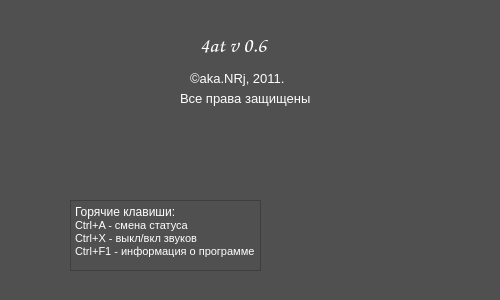
<?xml version="1.0" encoding="UTF-8"?>
<ui version="4.0">
 <class>AboutDialog</class>
 <widget class="QDialog" name="AboutDialog">
  <property name="geometry">
   <rect>
    <x>0</x>
    <y>0</y>
    <width>500</width>
    <height>300</height>
   </rect>
  </property>
  <property name="windowTitle">
   <string>О программе...</string>
  </property>
  <property name="windowIcon">
   <iconset resource="src.qrc">
    <normaloff>:/new/icons/src/icon_ichat.png</normaloff>:/new/icons/src/icon_ichat.png</iconset>
  </property>
  <property name="windowOpacity">
   <double>0.975000000000000</double>
  </property>
  <widget class="QLabel" name="label">
   <property name="geometry">
    <rect>
     <x>200</x>
     <y>30</y>
     <width>91</width>
     <height>31</height>
    </rect>
   </property>
   <property name="palette">
    <palette>
     <active>
      <colorrole role="WindowText">
       <brush brushstyle="SolidPattern">
        <color alpha="255">
         <red>255</red>
         <green>255</green>
         <blue>255</blue>
        </color>
       </brush>
      </colorrole>
      <colorrole role="Text">
       <brush brushstyle="SolidPattern">
        <color alpha="255">
         <red>255</red>
         <green>255</green>
         <blue>255</blue>
        </color>
       </brush>
      </colorrole>
      <colorrole role="ButtonText">
       <brush brushstyle="SolidPattern">
        <color alpha="255">
         <red>255</red>
         <green>255</green>
         <blue>255</blue>
        </color>
       </brush>
      </colorrole>
     </active>
     <inactive>
      <colorrole role="WindowText">
       <brush brushstyle="SolidPattern">
        <color alpha="255">
         <red>255</red>
         <green>255</green>
         <blue>255</blue>
        </color>
       </brush>
      </colorrole>
      <colorrole role="Text">
       <brush brushstyle="SolidPattern">
        <color alpha="255">
         <red>255</red>
         <green>255</green>
         <blue>255</blue>
        </color>
       </brush>
      </colorrole>
      <colorrole role="ButtonText">
       <brush brushstyle="SolidPattern">
        <color alpha="255">
         <red>255</red>
         <green>255</green>
         <blue>255</blue>
        </color>
       </brush>
      </colorrole>
     </inactive>
     <disabled>
      <colorrole role="WindowText">
       <brush brushstyle="SolidPattern">
        <color alpha="255">
         <red>120</red>
         <green>120</green>
         <blue>120</blue>
        </color>
       </brush>
      </colorrole>
      <colorrole role="Text">
       <brush brushstyle="SolidPattern">
        <color alpha="255">
         <red>120</red>
         <green>120</green>
         <blue>120</blue>
        </color>
       </brush>
      </colorrole>
      <colorrole role="ButtonText">
       <brush brushstyle="SolidPattern">
        <color alpha="255">
         <red>120</red>
         <green>120</green>
         <blue>120</blue>
        </color>
       </brush>
      </colorrole>
     </disabled>
    </palette>
   </property>
   <property name="font">
    <font>
     <family>Comic Sans MS</family>
     <pointsize>16</pointsize>
    </font>
   </property>
   <property name="text">
    <string>4at v 0.6</string>
   </property>
  </widget>
  <widget class="QLabel" name="label_2">
   <property name="geometry">
    <rect>
     <x>190</x>
     <y>70</y>
     <width>101</width>
     <height>16</height>
    </rect>
   </property>
   <property name="palette">
    <palette>
     <active>
      <colorrole role="WindowText">
       <brush brushstyle="SolidPattern">
        <color alpha="255">
         <red>255</red>
         <green>255</green>
         <blue>255</blue>
        </color>
       </brush>
      </colorrole>
      <colorrole role="Text">
       <brush brushstyle="SolidPattern">
        <color alpha="255">
         <red>255</red>
         <green>255</green>
         <blue>255</blue>
        </color>
       </brush>
      </colorrole>
     </active>
     <inactive>
      <colorrole role="WindowText">
       <brush brushstyle="SolidPattern">
        <color alpha="255">
         <red>255</red>
         <green>255</green>
         <blue>255</blue>
        </color>
       </brush>
      </colorrole>
      <colorrole role="Text">
       <brush brushstyle="SolidPattern">
        <color alpha="255">
         <red>255</red>
         <green>255</green>
         <blue>255</blue>
        </color>
       </brush>
      </colorrole>
     </inactive>
     <disabled>
      <colorrole role="WindowText">
       <brush brushstyle="SolidPattern">
        <color alpha="255">
         <red>120</red>
         <green>120</green>
         <blue>120</blue>
        </color>
       </brush>
      </colorrole>
      <colorrole role="Text">
       <brush brushstyle="SolidPattern">
        <color alpha="255">
         <red>120</red>
         <green>120</green>
         <blue>120</blue>
        </color>
       </brush>
      </colorrole>
     </disabled>
    </palette>
   </property>
   <property name="font">
    <font>
     <pointsize>10</pointsize>
    </font>
   </property>
   <property name="whatsThis">
    <string>Липень Владислав
гр.83492</string>
   </property>
   <property name="text">
    <string>©aka.NRj, 2011.</string>
   </property>
  </widget>
  <widget class="QLabel" name="label_3">
   <property name="geometry">
    <rect>
     <x>180</x>
     <y>90</y>
     <width>131</width>
     <height>16</height>
    </rect>
   </property>
   <property name="palette">
    <palette>
     <active>
      <colorrole role="WindowText">
       <brush brushstyle="SolidPattern">
        <color alpha="255">
         <red>255</red>
         <green>255</green>
         <blue>255</blue>
        </color>
       </brush>
      </colorrole>
      <colorrole role="Text">
       <brush brushstyle="SolidPattern">
        <color alpha="255">
         <red>255</red>
         <green>255</green>
         <blue>255</blue>
        </color>
       </brush>
      </colorrole>
     </active>
     <inactive>
      <colorrole role="WindowText">
       <brush brushstyle="SolidPattern">
        <color alpha="255">
         <red>255</red>
         <green>255</green>
         <blue>255</blue>
        </color>
       </brush>
      </colorrole>
      <colorrole role="Text">
       <brush brushstyle="SolidPattern">
        <color alpha="255">
         <red>255</red>
         <green>255</green>
         <blue>255</blue>
        </color>
       </brush>
      </colorrole>
     </inactive>
     <disabled>
      <colorrole role="WindowText">
       <brush brushstyle="SolidPattern">
        <color alpha="255">
         <red>120</red>
         <green>120</green>
         <blue>120</blue>
        </color>
       </brush>
      </colorrole>
      <colorrole role="Text">
       <brush brushstyle="SolidPattern">
        <color alpha="255">
         <red>120</red>
         <green>120</green>
         <blue>120</blue>
        </color>
       </brush>
      </colorrole>
     </disabled>
    </palette>
   </property>
   <property name="font">
    <font>
     <pointsize>10</pointsize>
    </font>
   </property>
   <property name="text">
    <string>Все права защищены</string>
   </property>
  </widget>
  <widget class="QTextBrowser" name="textBrowser">
   <property name="geometry">
    <rect>
     <x>70</x>
     <y>200</y>
     <width>191</width>
     <height>71</height>
    </rect>
   </property>
   <property name="palette">
    <palette>
     <active>
      <colorrole role="Button">
       <brush brushstyle="SolidPattern">
        <color alpha="255">
         <red>80</red>
         <green>80</green>
         <blue>80</blue>
        </color>
       </brush>
      </colorrole>
      <colorrole role="Text">
       <brush brushstyle="SolidPattern">
        <color alpha="255">
         <red>255</red>
         <green>255</green>
         <blue>255</blue>
        </color>
       </brush>
      </colorrole>
      <colorrole role="Base">
       <brush brushstyle="SolidPattern">
        <color alpha="255">
         <red>80</red>
         <green>80</green>
         <blue>80</blue>
        </color>
       </brush>
      </colorrole>
      <colorrole role="Window">
       <brush brushstyle="SolidPattern">
        <color alpha="255">
         <red>80</red>
         <green>80</green>
         <blue>80</blue>
        </color>
       </brush>
      </colorrole>
     </active>
     <inactive>
      <colorrole role="Button">
       <brush brushstyle="SolidPattern">
        <color alpha="255">
         <red>80</red>
         <green>80</green>
         <blue>80</blue>
        </color>
       </brush>
      </colorrole>
      <colorrole role="Text">
       <brush brushstyle="SolidPattern">
        <color alpha="255">
         <red>255</red>
         <green>255</green>
         <blue>255</blue>
        </color>
       </brush>
      </colorrole>
      <colorrole role="Base">
       <brush brushstyle="SolidPattern">
        <color alpha="255">
         <red>80</red>
         <green>80</green>
         <blue>80</blue>
        </color>
       </brush>
      </colorrole>
      <colorrole role="Window">
       <brush brushstyle="SolidPattern">
        <color alpha="255">
         <red>80</red>
         <green>80</green>
         <blue>80</blue>
        </color>
       </brush>
      </colorrole>
     </inactive>
     <disabled>
      <colorrole role="Button">
       <brush brushstyle="SolidPattern">
        <color alpha="255">
         <red>80</red>
         <green>80</green>
         <blue>80</blue>
        </color>
       </brush>
      </colorrole>
      <colorrole role="Text">
       <brush brushstyle="SolidPattern">
        <color alpha="255">
         <red>120</red>
         <green>120</green>
         <blue>120</blue>
        </color>
       </brush>
      </colorrole>
      <colorrole role="Base">
       <brush brushstyle="SolidPattern">
        <color alpha="255">
         <red>80</red>
         <green>80</green>
         <blue>80</blue>
        </color>
       </brush>
      </colorrole>
      <colorrole role="Window">
       <brush brushstyle="SolidPattern">
        <color alpha="255">
         <red>80</red>
         <green>80</green>
         <blue>80</blue>
        </color>
       </brush>
      </colorrole>
     </disabled>
    </palette>
   </property>
   <property name="styleSheet">
    <string notr="true">background-color: rgb(80, 80, 80);</string>
   </property>
   <property name="html">
    <string>&lt;!DOCTYPE HTML PUBLIC &quot;-//W3C//DTD HTML 4.0//EN&quot; &quot;http://www.w3.org/TR/REC-html40/strict.dtd&quot;&gt;
&lt;html&gt;&lt;head&gt;&lt;meta name=&quot;qrichtext&quot; content=&quot;1&quot; /&gt;&lt;style type=&quot;text/css&quot;&gt;
p, li { white-space: pre-wrap; }
&lt;/style&gt;&lt;/head&gt;&lt;body style=&quot; font-family:'MS Shell Dlg 2'; font-size:8.25pt; font-weight:400; font-style:normal;&quot;&gt;
&lt;p style=&quot; margin-top:0px; margin-bottom:0px; margin-left:0px; margin-right:0px; -qt-block-indent:0; text-indent:0px;&quot;&gt;&lt;span style=&quot; font-size:9pt;&quot;&gt;Горячие клавиши:&lt;/span&gt;&lt;/p&gt;
&lt;p style=&quot; margin-top:0px; margin-bottom:0px; margin-left:0px; margin-right:0px; -qt-block-indent:0; text-indent:0px;&quot;&gt;&lt;span style=&quot; font-size:8pt;&quot;&gt;Ctrl+A - смена статуса&lt;/span&gt;&lt;/p&gt;
&lt;p style=&quot; margin-top:0px; margin-bottom:0px; margin-left:0px; margin-right:0px; -qt-block-indent:0; text-indent:0px;&quot;&gt;&lt;span style=&quot; font-size:8pt;&quot;&gt;Ctrl+X - выкл/вкл звуков&lt;/span&gt;&lt;/p&gt;
&lt;p style=&quot; margin-top:0px; margin-bottom:0px; margin-left:0px; margin-right:0px; -qt-block-indent:0; text-indent:0px;&quot;&gt;&lt;span style=&quot; font-size:8pt;&quot;&gt;Ctrl+F1 - информация о программе&lt;/span&gt;&lt;/p&gt;&lt;/body&gt;&lt;/html&gt;</string>
   </property>
  </widget>
  <widget class="QWidget" name="widget" native="true">
   <property name="geometry">
    <rect>
     <x>0</x>
     <y>0</y>
     <width>500</width>
     <height>300</height>
    </rect>
   </property>
   <property name="styleSheet">
    <string notr="true">background-color: rgb(80, 80, 80);
background-image: url(:/new/images/src/about.png);</string>
   </property>
  </widget>
  <zorder>widget</zorder>
  <zorder>label</zorder>
  <zorder>label_2</zorder>
  <zorder>label_3</zorder>
  <zorder>textBrowser</zorder>
 </widget>
 <resources>
  <include location="src.qrc"/>
 </resources>
 <connections/>
</ui>
